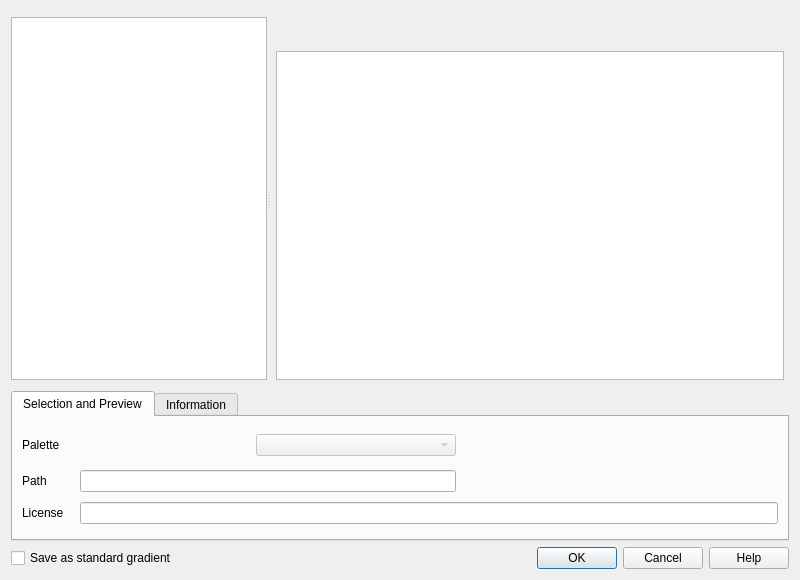
<?xml version="1.0" encoding="UTF-8"?>
<ui version="4.0">
 <class>QgsCptCityColorRampDialogBase</class>
 <widget class="QDialog" name="QgsCptCityColorRampDialogBase">
  <property name="geometry">
   <rect>
    <x>0</x>
    <y>0</y>
    <width>800</width>
    <height>580</height>
   </rect>
  </property>
  <property name="sizePolicy">
   <sizepolicy hsizetype="Preferred" vsizetype="Preferred">
    <horstretch>0</horstretch>
    <verstretch>1</verstretch>
   </sizepolicy>
  </property>
  <property name="windowTitle">
   <string>Cpt-city Color Ramp</string>
  </property>
  <layout class="QVBoxLayout" name="verticalLayout_4">
   <property name="sizeConstraint">
    <enum>QLayout::SetMinimumSize</enum>
   </property>
   <item>
    <widget class="QTabBar" name="tabBar" native="true"/>
   </item>
   <item>
    <widget class="QStackedWidget" name="mStackedWidget">
     <property name="frameShape">
      <enum>QFrame::NoFrame</enum>
     </property>
     <property name="currentIndex">
      <number>0</number>
     </property>
     <widget class="QWidget" name="page">
      <layout class="QVBoxLayout" name="verticalLayout_3">
       <property name="leftMargin">
        <number>0</number>
       </property>
       <property name="topMargin">
        <number>0</number>
       </property>
       <property name="rightMargin">
        <number>0</number>
       </property>
       <property name="bottomMargin">
        <number>0</number>
       </property>
       <item>
        <layout class="QVBoxLayout" name="verticalLayout_5">
         <item>
          <widget class="QSplitter" name="mSplitter">
           <property name="sizePolicy">
            <sizepolicy hsizetype="Expanding" vsizetype="Expanding">
             <horstretch>0</horstretch>
             <verstretch>0</verstretch>
            </sizepolicy>
           </property>
           <property name="orientation">
            <enum>Qt::Horizontal</enum>
           </property>
           <property name="childrenCollapsible">
            <bool>false</bool>
           </property>
           <widget class="QTreeView" name="mTreeView">
            <property name="sizePolicy">
             <sizepolicy hsizetype="Expanding" vsizetype="Expanding">
              <horstretch>0</horstretch>
              <verstretch>0</verstretch>
             </sizepolicy>
            </property>
           </widget>
           <widget class="QWidget" name="widget" native="true">
            <property name="sizePolicy">
             <sizepolicy hsizetype="Preferred" vsizetype="Expanding">
              <horstretch>1</horstretch>
              <verstretch>0</verstretch>
             </sizepolicy>
            </property>
            <layout class="QGridLayout" name="gridLayout_3">
             <property name="leftMargin">
              <number>5</number>
             </property>
             <property name="topMargin">
              <number>0</number>
             </property>
             <property name="rightMargin">
              <number>5</number>
             </property>
             <property name="bottomMargin">
              <number>0</number>
             </property>
             <item row="2" column="0">
              <widget class="QListWidget" name="mListWidget">
               <property name="sizePolicy">
                <sizepolicy hsizetype="Expanding" vsizetype="Expanding">
                 <horstretch>0</horstretch>
                 <verstretch>0</verstretch>
                </sizepolicy>
               </property>
               <property name="dragDropMode">
                <enum>QAbstractItemView::NoDragDrop</enum>
               </property>
               <property name="iconSize">
                <size>
                 <width>75</width>
                 <height>50</height>
                </size>
               </property>
               <property name="textElideMode">
                <enum>Qt::ElideRight</enum>
               </property>
               <property name="movement">
                <enum>QListView::Static</enum>
               </property>
               <property name="resizeMode">
                <enum>QListView::Adjust</enum>
               </property>
               <property name="spacing">
                <number>5</number>
               </property>
               <property name="gridSize">
                <size>
                 <width>100</width>
                 <height>75</height>
                </size>
               </property>
               <property name="viewMode">
                <enum>QListView::IconMode</enum>
               </property>
               <property name="uniformItemSizes">
                <bool>false</bool>
               </property>
               <property name="wordWrap">
                <bool>true</bool>
               </property>
              </widget>
             </item>
             <item row="1" column="0">
              <widget class="QLabel" name="lblCollectionInfo">
               <property name="sizePolicy">
                <sizepolicy hsizetype="Preferred" vsizetype="Preferred">
                 <horstretch>0</horstretch>
                 <verstretch>0</verstretch>
                </sizepolicy>
               </property>
               <property name="font">
                <font>
                 <pointsize>18</pointsize>
                 <weight>75</weight>
                 <bold>true</bold>
                </font>
               </property>
               <property name="text">
                <string/>
               </property>
              </widget>
             </item>
            </layout>
           </widget>
          </widget>
         </item>
         <item>
          <spacer name="verticalSpacer">
           <property name="orientation">
            <enum>Qt::Vertical</enum>
           </property>
           <property name="sizeType">
            <enum>QSizePolicy::Fixed</enum>
           </property>
           <property name="sizeHint" stdset="0">
            <size>
             <width>20</width>
             <height>5</height>
            </size>
           </property>
          </spacer>
         </item>
         <item>
          <widget class="QTabWidget" name="tabWidget">
           <property name="maximumSize">
            <size>
             <width>16777215</width>
             <height>150</height>
            </size>
           </property>
           <property name="currentIndex">
            <number>0</number>
           </property>
           <widget class="QWidget" name="tab">
            <attribute name="title">
             <string>Selection and Preview</string>
            </attribute>
            <layout class="QGridLayout" name="gridLayout">
             <item row="2" column="0">
              <widget class="QLabel" name="label">
               <property name="text">
                <string>License</string>
               </property>
              </widget>
             </item>
             <item row="0" column="0">
              <widget class="QLabel" name="label_2">
               <property name="sizePolicy">
                <sizepolicy hsizetype="Maximum" vsizetype="Preferred">
                 <horstretch>0</horstretch>
                 <verstretch>0</verstretch>
                </sizepolicy>
               </property>
               <property name="text">
                <string>Palette</string>
               </property>
              </widget>
             </item>
             <item row="1" column="2">
              <widget class="QLineEdit" name="lblSchemePath">
               <property name="sizePolicy">
                <sizepolicy hsizetype="Expanding" vsizetype="Fixed">
                 <horstretch>0</horstretch>
                 <verstretch>0</verstretch>
                </sizepolicy>
               </property>
               <property name="minimumSize">
                <size>
                 <width>0</width>
                 <height>0</height>
                </size>
               </property>
               <property name="readOnly">
                <bool>true</bool>
               </property>
              </widget>
             </item>
             <item row="1" column="0">
              <widget class="QLabel" name="label_6">
               <property name="text">
                <string>Path</string>
               </property>
              </widget>
             </item>
             <item row="0" column="4" rowspan="2">
              <widget class="QLabel" name="lblPreview">
               <property name="sizePolicy">
                <sizepolicy hsizetype="Preferred" vsizetype="Fixed">
                 <horstretch>0</horstretch>
                 <verstretch>0</verstretch>
                </sizepolicy>
               </property>
               <property name="minimumSize">
                <size>
                 <width>300</width>
                 <height>50</height>
                </size>
               </property>
               <property name="frameShape">
                <enum>QFrame::NoFrame</enum>
               </property>
               <property name="frameShadow">
                <enum>QFrame::Plain</enum>
               </property>
               <property name="text">
                <string/>
               </property>
               <property name="alignment">
                <set>Qt::AlignCenter</set>
               </property>
              </widget>
             </item>
             <item row="0" column="1">
              <spacer name="horizontalSpacer">
               <property name="orientation">
                <enum>Qt::Horizontal</enum>
               </property>
               <property name="sizeType">
                <enum>QSizePolicy::Fixed</enum>
               </property>
               <property name="sizeHint" stdset="0">
                <size>
                 <width>10</width>
                 <height>20</height>
                </size>
               </property>
              </spacer>
             </item>
             <item row="0" column="2">
              <layout class="QHBoxLayout" name="horizontalLayout_2">
               <property name="sizeConstraint">
                <enum>QLayout::SetMinimumSize</enum>
               </property>
               <item>
                <widget class="QLabel" name="lblSchemeName">
                 <property name="sizePolicy">
                  <sizepolicy hsizetype="MinimumExpanding" vsizetype="Fixed">
                   <horstretch>0</horstretch>
                   <verstretch>0</verstretch>
                  </sizepolicy>
                 </property>
                 <property name="minimumSize">
                  <size>
                   <width>100</width>
                   <height>0</height>
                  </size>
                 </property>
                 <property name="text">
                  <string/>
                 </property>
                 <property name="wordWrap">
                  <bool>true</bool>
                 </property>
                </widget>
               </item>
               <item>
                <spacer name="horizontalSpacer_2">
                 <property name="orientation">
                  <enum>Qt::Horizontal</enum>
                 </property>
                 <property name="sizeType">
                  <enum>QSizePolicy::Expanding</enum>
                 </property>
                 <property name="sizeHint" stdset="0">
                  <size>
                   <width>5</width>
                   <height>30</height>
                  </size>
                 </property>
                </spacer>
               </item>
               <item>
                <widget class="QComboBox" name="cboVariantName">
                 <property name="enabled">
                  <bool>false</bool>
                 </property>
                 <property name="sizePolicy">
                  <sizepolicy hsizetype="MinimumExpanding" vsizetype="Fixed">
                   <horstretch>0</horstretch>
                   <verstretch>0</verstretch>
                  </sizepolicy>
                 </property>
                 <property name="minimumSize">
                  <size>
                   <width>200</width>
                   <height>0</height>
                  </size>
                 </property>
                 <property name="styleSheet">
                  <string notr="true"/>
                 </property>
                </widget>
               </item>
              </layout>
             </item>
             <item row="2" column="2" colspan="3">
              <widget class="QLineEdit" name="lblLicensePreview">
               <property name="readOnly">
                <bool>true</bool>
               </property>
              </widget>
             </item>
             <item row="0" column="3">
              <spacer name="horizontalSpacer_3">
               <property name="orientation">
                <enum>Qt::Horizontal</enum>
               </property>
               <property name="sizeType">
                <enum>QSizePolicy::Fixed</enum>
               </property>
               <property name="sizeHint" stdset="0">
                <size>
                 <width>10</width>
                 <height>20</height>
                </size>
               </property>
              </spacer>
             </item>
            </layout>
           </widget>
           <widget class="QWidget" name="tab_2">
            <attribute name="title">
             <string>Information</string>
            </attribute>
            <layout class="QGridLayout" name="gridLayout_6">
             <item row="0" column="0">
              <widget class="QLabel" name="label_4">
               <property name="sizePolicy">
                <sizepolicy hsizetype="Maximum" vsizetype="Preferred">
                 <horstretch>0</horstretch>
                 <verstretch>0</verstretch>
                </sizepolicy>
               </property>
               <property name="text">
                <string>Author(s)</string>
               </property>
              </widget>
             </item>
             <item row="0" column="1">
              <spacer name="horizontalSpacer_5">
               <property name="orientation">
                <enum>Qt::Horizontal</enum>
               </property>
               <property name="sizeType">
                <enum>QSizePolicy::Fixed</enum>
               </property>
               <property name="sizeHint" stdset="0">
                <size>
                 <width>20</width>
                 <height>20</height>
                </size>
               </property>
              </spacer>
             </item>
             <item row="0" column="2">
              <widget class="QLabel" name="lblAuthorName">
               <property name="text">
                <string/>
               </property>
               <property name="wordWrap">
                <bool>true</bool>
               </property>
              </widget>
             </item>
             <item row="1" column="0">
              <widget class="QLabel" name="label_3">
               <property name="text">
                <string>Source</string>
               </property>
              </widget>
             </item>
             <item row="1" column="2">
              <widget class="QLabel" name="lblSrcLink">
               <property name="text">
                <string/>
               </property>
               <property name="wordWrap">
                <bool>true</bool>
               </property>
              </widget>
             </item>
             <item row="2" column="0">
              <widget class="QLabel" name="label_5">
               <property name="text">
                <string>License</string>
               </property>
               <property name="alignment">
                <set>Qt::AlignLeading|Qt::AlignLeft|Qt::AlignVCenter</set>
               </property>
              </widget>
             </item>
             <item row="2" column="2" rowspan="2">
              <widget class="QTextEdit" name="lblLicenseName">
               <property name="sizePolicy">
                <sizepolicy hsizetype="Expanding" vsizetype="Ignored">
                 <horstretch>0</horstretch>
                 <verstretch>0</verstretch>
                </sizepolicy>
               </property>
               <property name="readOnly">
                <bool>true</bool>
               </property>
               <property name="acceptRichText">
                <bool>false</bool>
               </property>
              </widget>
             </item>
             <item row="3" column="0">
              <widget class="QToolButton" name="pbtnLicenseDetails">
               <property name="text">
                <string>Details</string>
               </property>
              </widget>
             </item>
            </layout>
            <zorder>lblSrcLink</zorder>
            <zorder>label_4</zorder>
            <zorder>label_5</zorder>
            <zorder>lblLicenseName</zorder>
            <zorder>lblAuthorName</zorder>
            <zorder>pbtnLicenseDetails</zorder>
            <zorder>label_3</zorder>
           </widget>
          </widget>
         </item>
        </layout>
       </item>
      </layout>
     </widget>
     <widget class="QWidget" name="page_2">
      <layout class="QGridLayout" name="gridLayout_2">
       <item row="0" column="0">
        <widget class="QTreeView" name="mBrowserView"/>
       </item>
      </layout>
     </widget>
    </widget>
   </item>
   <item>
    <layout class="QHBoxLayout" name="horizontalLayout_3">
     <item>
      <widget class="QCheckBox" name="cboConvertStandard">
       <property name="text">
        <string>Save as standard gradient</string>
       </property>
      </widget>
     </item>
     <item>
      <spacer name="horizontalSpacer_6">
       <property name="orientation">
        <enum>Qt::Horizontal</enum>
       </property>
       <property name="sizeHint" stdset="0">
        <size>
         <width>40</width>
         <height>20</height>
        </size>
       </property>
      </spacer>
     </item>
     <item>
      <widget class="QDialogButtonBox" name="mButtonBox">
       <property name="orientation">
        <enum>Qt::Horizontal</enum>
       </property>
       <property name="standardButtons">
        <set>QDialogButtonBox::Cancel|QDialogButtonBox::Help|QDialogButtonBox::Ok</set>
       </property>
      </widget>
     </item>
    </layout>
   </item>
  </layout>
 </widget>
 <customwidgets>
  <customwidget>
   <class>QTabBar</class>
   <extends>QWidget</extends>
   <header>qtabbar.h</header>
   <container>1</container>
  </customwidget>
 </customwidgets>
 <tabstops>
  <tabstop>mTreeView</tabstop>
  <tabstop>mListWidget</tabstop>
  <tabstop>tabWidget</tabstop>
  <tabstop>cboVariantName</tabstop>
  <tabstop>lblSchemePath</tabstop>
  <tabstop>lblLicensePreview</tabstop>
  <tabstop>lblLicenseName</tabstop>
  <tabstop>pbtnLicenseDetails</tabstop>
  <tabstop>cboConvertStandard</tabstop>
  <tabstop>mButtonBox</tabstop>
  <tabstop>mBrowserView</tabstop>
 </tabstops>
 <resources/>
 <connections>
  <connection>
   <sender>mButtonBox</sender>
   <signal>accepted()</signal>
   <receiver>QgsCptCityColorRampDialogBase</receiver>
   <slot>accept()</slot>
   <hints>
    <hint type="sourcelabel">
     <x>258</x>
     <y>281</y>
    </hint>
    <hint type="destinationlabel">
     <x>168</x>
     <y>256</y>
    </hint>
   </hints>
  </connection>
  <connection>
   <sender>mButtonBox</sender>
   <signal>rejected()</signal>
   <receiver>QgsCptCityColorRampDialogBase</receiver>
   <slot>reject()</slot>
   <hints>
    <hint type="sourcelabel">
     <x>363</x>
     <y>273</y>
    </hint>
    <hint type="destinationlabel">
     <x>371</x>
     <y>259</y>
    </hint>
   </hints>
  </connection>
 </connections>
</ui>
